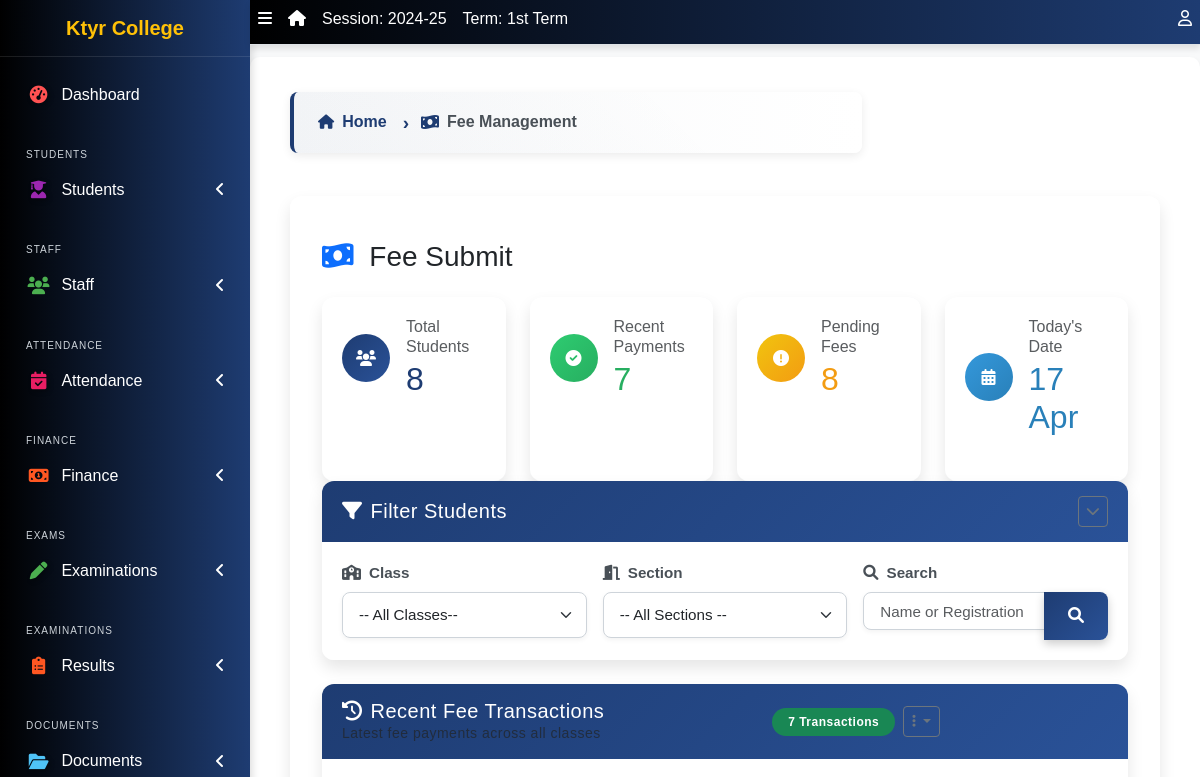
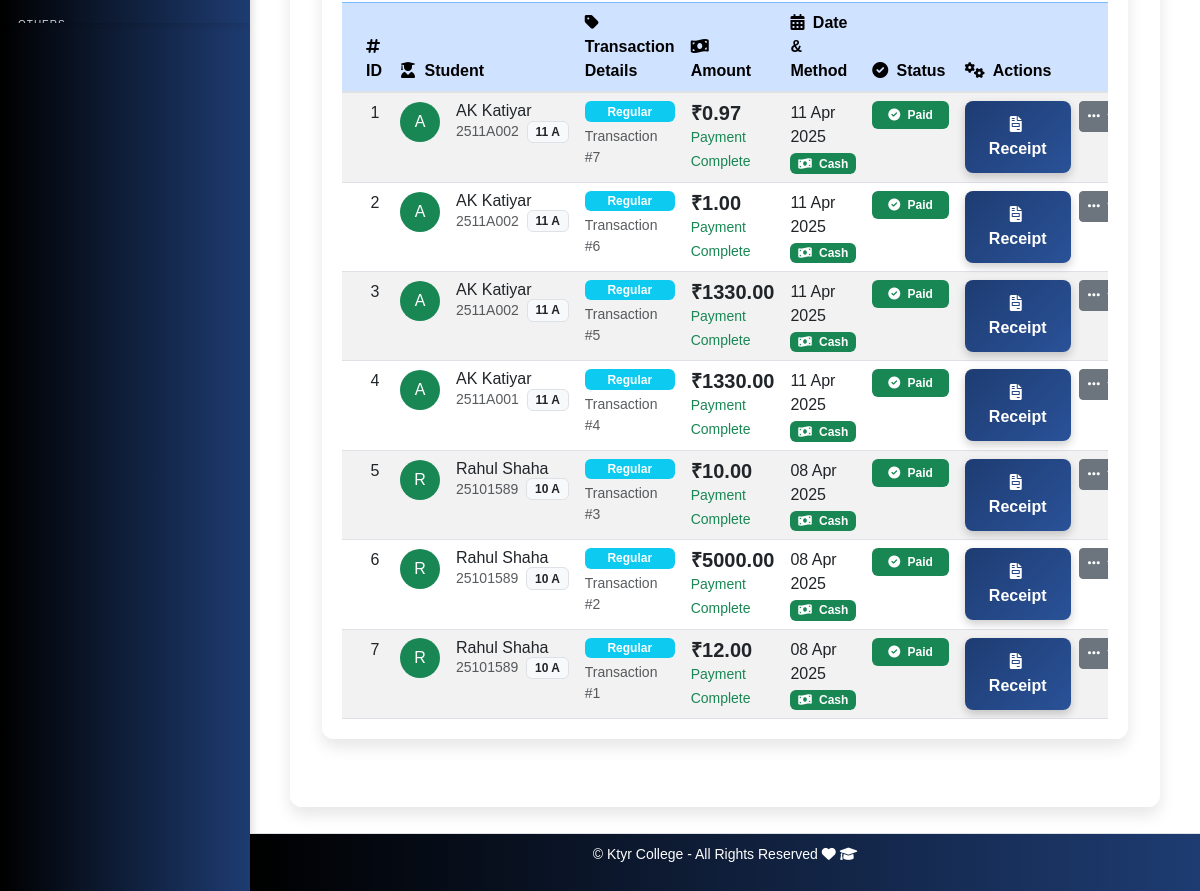
/fees/ (signed in), run on an earlier commit of the app's database (2 pictures, top to bottom).
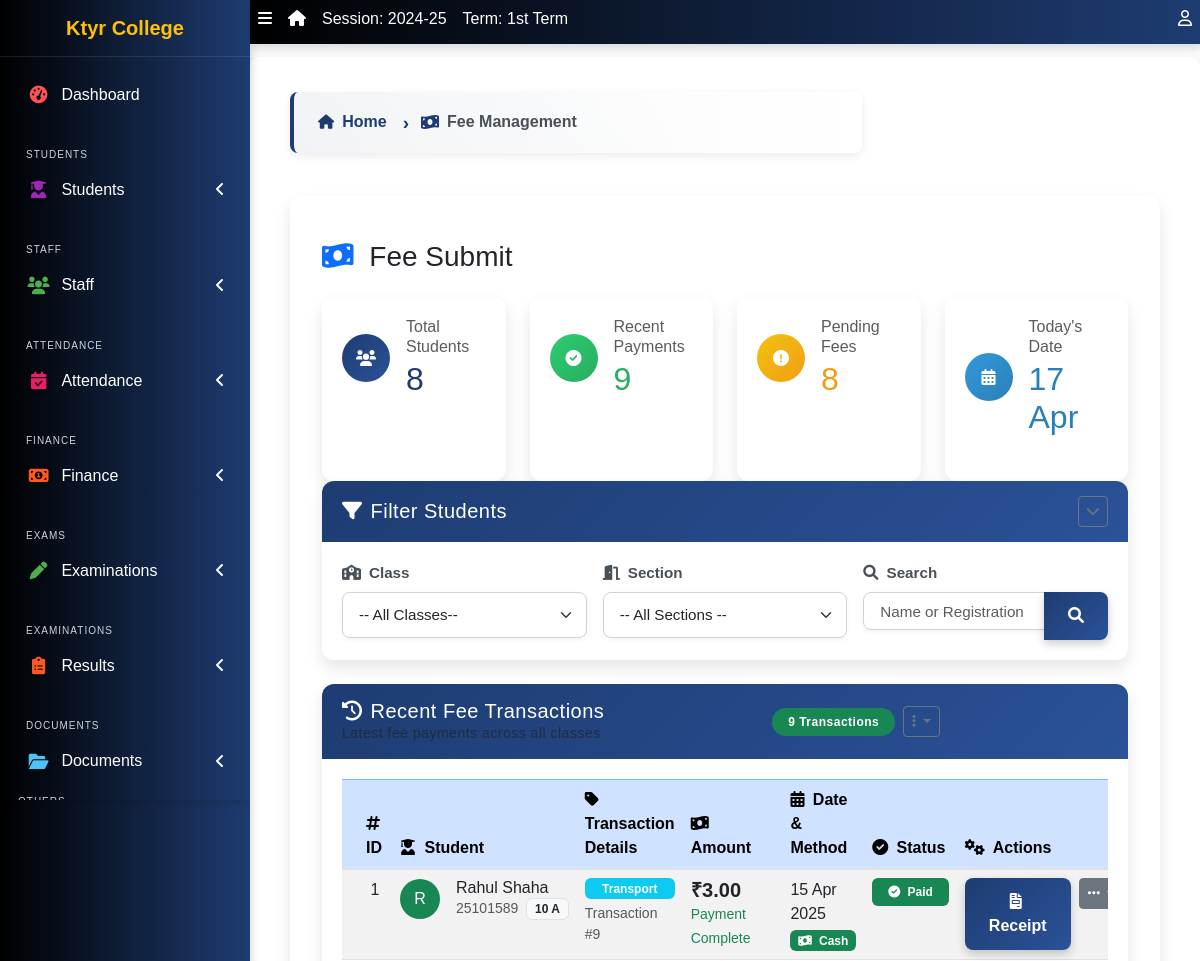
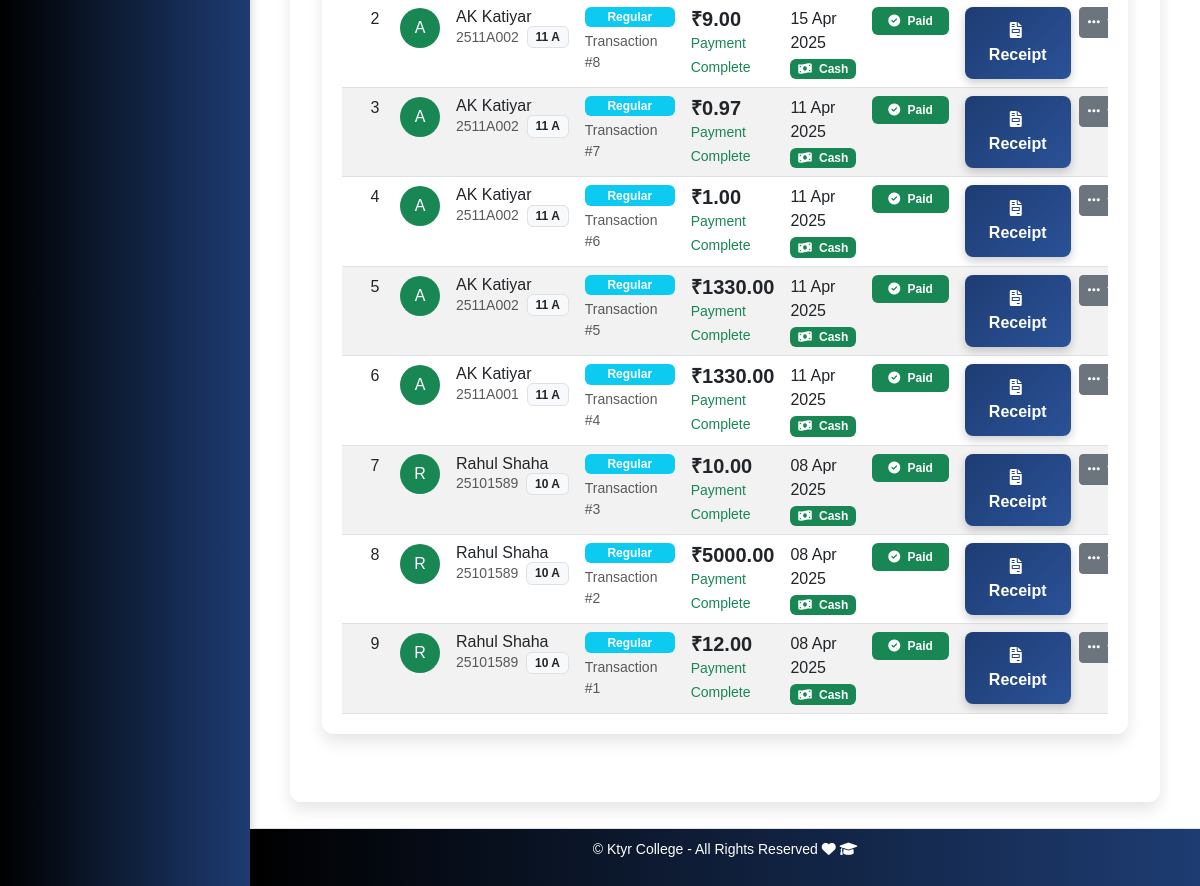
And on a later commit of the database (2 pictures, top to bottom).
### apps/fees/models.py (models this page shows, shortened)
class FeePayment(models.Model):
    PAYMENT_STATUS = [
        ("Paid", "Paid"),
        ("Pending", "Pending"),
    ]
    PAYMENT_METHODS = [
        ("Cash", "Cash"),
        ("Online", "Online"),
        ("Bank Transfer", "Bank Transfer")
    ]
    student = models.ForeignKey('students.Student', on_delete=models.CASCADE)
    amount = models.DecimalField(max_digits=10, decimal_places=2)
    payment_method = models.CharField(max_length=50, choices=PAYMENT_METHODS)
    transaction_id = models.CharField(max_length=100, blank=True, null=True, help_text="Required for online or bank transfers")
    date = models.DateTimeField(default=timezone.now)
    status = models.CharField(max_length=20, choices=PAYMENT_STATUS, default="Pending")
    fee_category = models.CharField(max_length=50, default="Regular")

### apps/students/models.py (models this page shows, shortened)
class Student(models.Model):
    STATUS_CHOICES = [("active", "Active"), ("inactive", "Inactive")]
    GENDER_CHOICES = [("male", "Male"), ("female", "Female")]
    category = [("N/A", "N/A"),("Gen", "Gen"), ("OBC", "OBC"), ("SC/ST", "SC/ST"), ("Other", "Other")]
    current_status = models.CharField(
        max_length=10, choices=STATUS_CHOICES, default="active"
    )
    registration_number = models.CharField(max_length=200, unique=True, null=True, blank=True)
    fullname = models.CharField(max_length=200)
    gender = models.CharField(max_length=10, choices=GENDER_CHOICES, default="male")
    category = models.CharField(max_length=10, choices=category, default="N/A")
    aadhar_validator = RegexValidator(
    regex=r'^\d{12}$',
    message="Aadhaar number must be exactly 12 digits.",
    code='invalid_aadhar'
    )
    aadhar = models.CharField(validators=[aadhar_validator], max_length=12, blank=True)
    date_of_birth = models.DateField(default=timezone.now)
    current_class = models.ForeignKey(
        'corecode.StudentClass',
        on_delete=models.SET_NULL,
        blank=True,
        null=True
    )
    section = models.CharField(max_length=10, blank=True)
    date_of_admission = models.DateField(default=timezone.now)
    mobile_num_regex = RegexValidator(
        regex="^[0-9]{10,15}$", message="Entered mobile number isn't in a right format!"
    )
    mobile_number = models.CharField(
        validators=[mobile_num_regex], max_length=13, blank=True
    )
    email_id = models.EmailField(max_length=254, blank=True)
    Father_name = models.CharField(max_length=255, null=False, blank=False)
    Father_mobile_number = models.CharField( validators=[mobile_num_regex] ,max_length=15,)
    Father_aadhar = models.CharField(validators=[aadhar_validator], max_length=12, blank=True)
    Mother_name = models.CharField(max_length=255, null=True, blank=True)
    address = models.TextField(blank=True)
    others = models.TextField(blank=True)
    passport = models.ImageField(blank=True, upload_to="students/passports/")
    class Meta:
        ordering = ["fullname",]

### apps/corecode/models.py (models this page shows)
class StudentClass(models.Model):
    name = models.CharField(max_length=200, unique=True)
    class Meta:
        verbose_name = "Class"
        verbose_name_plural = "Classes"
        ordering = ["name"]
    def __str__(self):
        return self.name

### apps/fees/views.py (the view)
# urls.py: path('', views.fee_list, name='fee_list'),
@login_required
def fee_list(request):
    filter_form = ClassSectionFilterForm(request.GET)
    students = Student.objects.filter(current_status='active')
    if filter_form.is_valid():
        if filter_form.cleaned_data['class_name']:
            students = students.filter(current_class=filter_form.cleaned_data['class_name'])
        if filter_form.cleaned_data['section']:
            students = students.filter(section=filter_form.cleaned_data['section'])
    search = request.GET.get('search')
    if search:
        students = students.filter(
            Q(fullname__icontains=search) |
            Q(registration_number__icontains=search)
        )
    students = students.annotate(
        paid_fee=Coalesce(
            Sum(
                'feepayment__amount',
                filter=Q(feepayment__status='Paid'),
                output_field=DecimalField()
            ),
            0,
            output_field=DecimalField()
        )
    )
    for student in students:
        pending_fees = PendingFee.objects.filter(student=student, paid=False)
        student.total_pending = sum(fee.get_discounted_amount() for fee in pending_fees)
        try:
            fee_settings = FeeSettings.objects.get(
                class_name=student.current_class,
                section=student.section
            )
        except FeeSettings.DoesNotExist:
            try:
                fee_settings = FeeSettings.objects.get(
                    class_name=student.current_class,
                    section=''
                )
            except FeeSettings.DoesNotExist:
                fee_settings = None
        if fee_settings:
            student.total_fee = sum(fee.amount - fee.discount for fee in fee_settings.fees.all())
        else:
            student.total_fee = 0
        student.due_fee = student.total_pending
    recent_payments = FeePayment.objects.select_related('student').order_by('-date')[:10]
    context = {
        'filter_form': filter_form,
        'students': students,
        'recent_payments': recent_payments,
        'today': timezone.now()
    }
    return render(request, 'fees/fee_list.html', context)

### apps/corecode/filters.py
class ClassSectionFilterForm(forms.Form):
    class_name = forms.ModelChoiceField(
        queryset=StudentClass.objects.all(),
        required=False,
        empty_label="-- All Classes--",
        label="Select Class",
        widget=forms.Select(attrs={
            'class': 'form-select',
            'onchange': 'this.form.submit()',
            'id': 'class-filter'
        }),
    )
    section = forms.ChoiceField(
        choices=[],
        required=False,
        label="Select Section",
        widget=forms.Select(attrs={
            'class': 'form-select',
            'onchange': 'this.form.submit()',
            'id': 'section-filter'
        }),
    )
    def __init__(self, *args, **kwargs):
        super().__init__(*args, **kwargs)
        sections = Student.objects.values_list('section', flat=True).distinct()
        section_choices = [('', '-- All Sections --')] + [(section, section) for section in sections if section]
        self.fields['section'].choices = section_choices

### apps/fees/models.py (called while the page is built)
    def get_discounted_amount(self):
        return self.amount - (self.amount * self.discount / 100)

### apps/fees/templates/fees/fee_list.html (shortened to what the changed rows need)
{% extends 'base.html' %}
{% load static %}
{% block content %}
<div class="container py-4">
    <h2 class="h3 mb-4">
        <i class="fas fa-money-bill-wave text-primary me-2"></i>
        Fee Submit
    </h2>
    <div class="row g-4">
        <div class="col-xl-3 col-md-6">
            <div class="card border-0 h-100" style="background: linear-gradient(135deg, #f8f9fa, #e9ecef);">
                <div class="card-body">
                    <div class="d-flex align-items-center">
                        <div class="flex-grow-1">
                            <h2 class="mb-0" style="color: #1E3C72;">{{ students|length }}</h2>
                        </div>
                    </div>
                </div>
            </div>
        </div>
        <div class="col-xl-3 col-md-6">
            <div class="card border-0 h-100" style="background: linear-gradient(135deg, #f8f9fa, #e9ecef);">
                <div class="card-body">
                    <div class="d-flex align-items-center">
                        <div class="flex-grow-1">
                            <h6 class="text-muted mb-1">Recent Payments</h6>
                            <h2 class="mb-0" style="color: #27ae60;">{{ recent_payments|length }}</h2>
                        </div>
                    </div>
                </div>
            </div>
        </div>
        <div class="col-xl-3 col-md-6">
            <div class="card border-0 h-100" style="background: linear-gradient(135deg, #f8f9fa, #e9ecef);">
                <div class="card-body">
                    <div class="d-flex align-items-center">
                        <div class="flex-grow-1">
                            <h2 class="mb-0" style="color: #f39c12;">{{ students|length }}</h2>
                        </div>
                    </div>
                </div>
            </div>
        </div>
        <div class="col-xl-3 col-md-6">
            <div class="card border-0 h-100" style="background: linear-gradient(135deg, #f8f9fa, #e9ecef);">
                <div class="card-body">
                    <div class="d-flex align-items-center">
                        <div class="flex-grow-1">
                            <h2 class="mb-0" style="color: #2980b9;">{{ today|date:"d M" }}</h2>
                        </div>
                    </div>
                </div>
            </div>
        </div>
    </div>
    <div class="card shadow-sm mb-4">
        <div class="card-header bg-light d-flex justify-content-between align-items-center">
            <div class="d-flex align-items-center">
                <span class="badge bg-success rounded-pill me-2 px-3 py-2">{{ recent_payments|length }} Transactions</span>
                <div class="dropdown">
                    <button class="btn btn-sm btn-outline-secondary dropdown-toggle" type="button" id="recentTransactionsDropdown" data-bs-toggle="dropdown" aria-expanded="false">
                    </button>
                </div>
            </div>
        </div>
        <div class="card-body p-0">
            <div class="table-responsive">
                <table class="table table-hover table-striped mb-0">
                    <thead class="table-primary">
                        <tr>
                            <th width="5%"><i class="fas fa-hashtag me-1"></i> ID</th>
                            <th width="20%"><i class="fas fa-user-graduate me-1"></i> Student</th>
                            <th width="15%"><i class="fas fa-tag me-1"></i> Transaction Details</th>
                            <th width="15%"><i class="fas fa-money-bill-wave me-1"></i> Amount</th>
                            <th width="15%"><i class="fas fa-calendar-alt me-1"></i> Date & Method</th>
                            <th width="10%"><i class="fas fa-check-circle me-1"></i> Status</th>
                            <th width="20%"><i class="fas fa-cogs me-1"></i> Actions</th>
                        </tr>
                    </thead>
                    <tbody>
                        {% for payment in recent_payments %}
                        <tr>
                            <td class="text-center">{{ forloop.counter }}</td>
                            <td>
                                <div class="d-flex align-items-center">
                                    <div class="rounded-circle bg-{% if payment.status == 'Paid' %}success{% else %}warning{% endif %} text-white me-3 d-flex align-items-center justify-content-center" style="width: 40px; height: 40px; font-size: 16px;">
                                        {{ payment.student.fullname|slice:":1" }}
                                    </div>
                                    <div>
                                        <h6 class="mb-0">{{ payment.student.fullname }}</h6>
                                        <div class="d-flex align-items-center">
                                            <small class="text-muted me-2">{{ payment.student.registration_number }}</small>
                                            <span class="badge bg-light text-dark border">{{ payment.student.current_class }} {{ payment.student.section }}</span>
                                        </div>
                                    </div>
                                </div>
                            </td>
                            <td>
                                <div class="d-flex flex-column">
                                    <span class="badge bg-info mb-1">{{ payment.fee_category }}</span>
                                    <small class="text-muted">Transaction #{{ payment.id }}</small>
                                </div>
                            </td>
                            <td>
                                <h5 class="mb-0 fw-bold">₹{{ payment.amount }}</h5>
                                <small class="text-{% if payment.status == 'Paid' %}success{% else %}warning{% endif %}">
                                    {% if payment.status == 'Paid' %}Payment Complete{% else %}Pending Confirmation{% endif %}
                                </small>
                            </td>
                            <td>
                                <div class="d-flex flex-column">
                                    <span>{{ payment.date|date:"d M Y" }}</span>
                                    <span class="badge {% if payment.payment_method == 'Cash' %}bg-success{% elif payment.payment_method == 'Online' %}bg-primary{% else %}bg-info{% endif %} mt-1">
                                        <i class="fas {% if payment.payment_method == 'Cash' %}fa-money-bill-wave{% elif payment.payment_method == 'Online' %}fa-globe{% else %}fa-university{% endif %} me-1"></i>
                                        {{ payment.payment_method }}
                                    </span>
                                </div>
                            </td>
                            <td>
                                <span class="badge {% if payment.status == 'Paid' %}bg-success{% else %}bg-warning{% endif %} px-3 py-2">
                                    {% if payment.status == 'Paid' %}<i class="fas fa-check-circle me-1"></i>{% else %}<i class="fas fa-clock me-1"></i>{% endif %}
                                    {{ payment.status }}
                                </span>
                            </td>
                            <td>
                                <div class="d-flex">
                                    <a href="{% url 'fees:generate_receipt' payment.id %}" class="btn btn-sm btn-primary me-2" target="_blank" title="View Receipt">
                                        <i class="fas fa-file-invoice me-1"></i> Receipt
                                    </a>
                                    <div class="dropdown">
                                        <button class="btn btn-sm btn-secondary dropdown-toggle" type="button" id="paymentDropdown{{ payment.id }}" data-bs-toggle="dropdown" aria-expanded="false">
                                            <i class="fas fa-ellipsis-h"></i>
                                        </button>
                                    </div>
                                </div>
                            </td>
                        </tr>
                        {% endfor %}
                    </tbody>
                </table>
            </div>
        </div>
    </div>
</div>
{% endblock %}

What changed in the data, as far as the page shows it:
added FeePayment: student.fullname "R", student.fullname "Rahul Shaha", student.registration_number "25101589", student.current_class "10", student.section "A", fee_category "Transport", id "9", amount "3.00", shows "Payment Complete", date "15 Apr 2025", payment_method "Cash", status "Paid"
added FeePayment: student.fullname "A", student.fullname "AK Katiyar", student.registration_number "2511A002", student.current_class "11", student.section "A", fee_category "Regular", id "8", amount "9.00", shows "Payment Complete", date "15 Apr 2025", payment_method "Cash", status "Paid"
Also different on the page:
{{ recent_payments|length }}: "7" → "9"
